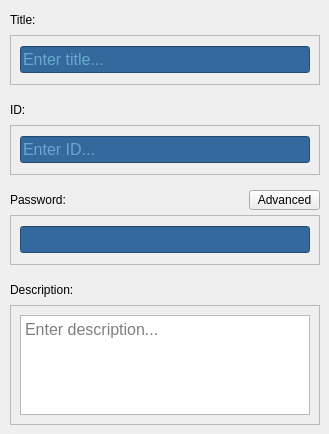
    <widget class="QWidget" name="mainWidget" native="true">
     <property name="sizePolicy">
      <sizepolicy hsizetype="Preferred" vsizetype="Expanding">
       <horstretch>0</horstretch>
       <verstretch>0</verstretch>
      </sizepolicy>
     </property>
     <property name="styleSheet">
      <string notr="true"/>
     </property>
     <widget class="QFrame" name="titleFrame">
      <property name="geometry">
       <rect>
        <x>10</x>
        <y>35</y>
        <width>310</width>
        <height>50</height>
       </rect>
      </property>
      <property name="styleSheet">
       <string notr="true"/>
      </property>
      <property name="frameShape">
       <enum>QFrame::StyledPanel</enum>
      </property>
      <property name="frameShadow">
       <enum>QFrame::Raised</enum>
      </property>
      <layout class="QHBoxLayout" name="horizontalLayout">
       <item>
        <widget class="QLineEdit" name="titleLineEdit">
         <property name="minimumSize">
          <size>
           <width>200</width>
           <height>0</height>
          </size>
         </property>
         <property name="palette">
          <palette>
           <active>
            <colorrole role="WindowText">
             <brush brushstyle="SolidPattern">
              <color alpha="60">
               <red>153</red>
               <green>234</green>
               <blue>255</blue>
              </color>
             </brush>
            </colorrole>
            <colorrole role="Button">
             <brush brushstyle="SolidPattern">
              <color alpha="255">
               <red>52</red>
               <green>105</green>
               <blue>157</blue>
              </color>
             </brush>
            </colorrole>
            <colorrole role="Text">
             <brush brushstyle="SolidPattern">
              <color alpha="60">
               <red>153</red>
               <green>234</green>
               <blue>255</blue>
              </color>
             </brush>
            </colorrole>
            <colorrole role="ButtonText">
             <brush brushstyle="SolidPattern">
              <color alpha="60">
               <red>153</red>
               <green>234</green>
               <blue>255</blue>
              </color>
             </brush>
            </colorrole>
            <colorrole role="Base">
             <brush brushstyle="SolidPattern">
              <color alpha="255">
               <red>52</red>
               <green>105</green>
               <blue>157</blue>
              </color>
             </brush>
            </colorrole>
            <colorrole role="Window">
             <brush brushstyle="SolidPattern">
              <color alpha="255">
               <red>52</red>
               <green>105</green>
               <blue>157</blue>
              </color>
             </brush>
            </colorrole>
            <colorrole role="PlaceholderText">
             <brush brushstyle="SolidPattern">
              <color alpha="128">
               <red>153</red>
               <green>234</green>
               <blue>255</blue>
              </color>
             </brush>
            </colorrole>
           </active>
           <inactive>
            <colorrole role="WindowText">
             <brush brushstyle="SolidPattern">
              <color alpha="60">
               <red>153</red>
               <green>234</green>
               <blue>255</blue>
              </color>
             </brush>
            </colorrole>
            <colorrole role="Button">
             <brush brushstyle="SolidPattern">
              <color alpha="255">
               <red>52</red>
               <green>105</green>
               <blue>157</blue>
              </color>
             </brush>
            </colorrole>
            <colorrole role="Text">
             <brush brushstyle="SolidPattern">
              <color alpha="60">
               <red>153</red>
               <green>234</green>
               <blue>255</blue>
              </color>
             </brush>
            </colorrole>
            <colorrole role="ButtonText">
             <brush brushstyle="SolidPattern">
              <color alpha="60">
               <red>153</red>
               <green>234</green>
               <blue>255</blue>
              </color>
             </brush>
            </colorrole>
            <colorrole role="Base">
             <brush brushstyle="SolidPattern">
              <color alpha="255">
               <red>52</red>
               <green>105</green>
               <blue>157</blue>
              </color>
             </brush>
            </colorrole>
            <colorrole role="Window">
             <brush brushstyle="SolidPattern">
              <color alpha="255">
               <red>52</red>
               <green>105</green>
               <blue>157</blue>
              </color>
             </brush>
            </colorrole>
            <colorrole role="PlaceholderText">
             <brush brushstyle="SolidPattern">
              <color alpha="128">
               <red>153</red>
               <green>234</green>
               <blue>255</blue>
              </color>
             </brush>
            </colorrole>
           </inactive>
           <disabled>
            <colorrole role="WindowText">
             <brush brushstyle="SolidPattern">
              <color alpha="60">
               <red>153</red>
               <green>234</green>
               <blue>255</blue>
              </color>
             </brush>
            </colorrole>
            <colorrole role="Button">
             <brush brushstyle="SolidPattern">
              <color alpha="255">
               <red>52</red>
               <green>105</green>
               <blue>157</blue>
              </color>
             </brush>
            </colorrole>
            <colorrole role="Text">
             <brush brushstyle="SolidPattern">
              <color alpha="60">
               <red>153</red>
               <green>234</green>
               <blue>255</blue>
              </color>
             </brush>
            </colorrole>
            <colorrole role="ButtonText">
             <brush brushstyle="SolidPattern">
              <color alpha="60">
               <red>153</red>
               <green>234</green>
               <blue>255</blue>
              </color>
             </brush>
            </colorrole>
            <colorrole role="Base">
             <brush brushstyle="SolidPattern">
              <color alpha="255">
               <red>52</red>
               <green>105</green>
               <blue>157</blue>
              </color>
             </brush>
            </colorrole>
            <colorrole role="Window">
             <brush brushstyle="SolidPattern">
              <color alpha="255">
               <red>52</red>
               <green>105</green>
               <blue>157</blue>
              </color>
             </brush>
            </colorrole>
            <colorrole role="PlaceholderText">
             <brush brushstyle="SolidPattern">
              <color alpha="128">
               <red>153</red>
               <green>234</green>
               <blue>255</blue>
              </color>
             </brush>
            </colorrole>
           </disabled>
          </palette>
         </property>
         <property name="font">
          <font>
           <family>Segoe UI</family>
           <pointsize>12</pointsize>
          </font>
         </property>
         <property name="styleSheet">
          <string notr="true"/>
         </property>
         <property name="echoMode">
          <enum>QLineEdit::Normal</enum>
         </property>
         <property name="placeholderText">
          <string>Enter title...</string>
         </property>
        </widget>
       </item>
      </layout>
     </widget>
     <widget class="QFrame" name="idFrame">
      <property name="geometry">
       <rect>
        <x>10</x>
        <y>125</y>
        <width>310</width>
        <height>50</height>
       </rect>
      </property>
      <property name="styleSheet">
       <string notr="true"/>
      </property>
      <property name="frameShape">
       <enum>QFrame::StyledPanel</enum>
      </property>
      <property name="frameShadow">
       <enum>QFrame::Raised</enum>
      </property>
      <layout class="QVBoxLayout" name="verticalLayout_3">
       <item>
        <widget class="QLineEdit" name="idLineEdit">
         <property name="minimumSize">
          <size>
           <width>200</width>
           <height>0</height>
          </size>
         </property>
         <property name="palette">
          <palette>
           <active>
            <colorrole role="WindowText">
             <brush brushstyle="SolidPattern">
              <color alpha="60">
               <red>153</red>
               <green>234</green>
               <blue>255</blue>
              </color>
             </brush>
            </colorrole>
            <colorrole role="Button">
             <brush brushstyle="SolidPattern">
              <color alpha="255">
               <red>52</red>
               <green>105</green>
               <blue>157</blue>
              </color>
             </brush>
            </colorrole>
            <colorrole role="Text">
             <brush brushstyle="SolidPattern">
              <color alpha="60">
               <red>153</red>
               <green>234</green>
               <blue>255</blue>
              </color>
             </brush>
            </colorrole>
            <colorrole role="ButtonText">
             <brush brushstyle="SolidPattern">
              <color alpha="60">
               <red>153</red>
               <green>234</green>
               <blue>255</blue>
              </color>
             </brush>
            </colorrole>
            <colorrole role="Base">
             <brush brushstyle="SolidPattern">
              <color alpha="255">
               <red>52</red>
               <green>105</green>
               <blue>157</blue>
              </color>
             </brush>
            </colorrole>
            <colorrole role="Window">
             <brush brushstyle="SolidPattern">
              <color alpha="255">
               <red>52</red>
               <green>105</green>
               <blue>157</blue>
              </color>
             </brush>
            </colorrole>
            <colorrole role="PlaceholderText">
             <brush brushstyle="SolidPattern">
              <color alpha="128">
               <red>153</red>
               <green>234</green>
               <blue>255</blue>
              </color>
             </brush>
            </colorrole>
           </active>
           <inactive>
            <colorrole role="WindowText">
             <brush brushstyle="SolidPattern">
              <color alpha="60">
               <red>153</red>
               <green>234</green>
               <blue>255</blue>
              </color>
             </brush>
            </colorrole>
            <colorrole role="Button">
             <brush brushstyle="SolidPattern">
              <color alpha="255">
               <red>52</red>
               <green>105</green>
               <blue>157</blue>
              </color>
             </brush>
            </colorrole>
            <colorrole role="Text">
             <brush brushstyle="SolidPattern">
              <color alpha="60">
               <red>153</red>
               <green>234</green>
               <blue>255</blue>
              </color>
             </brush>
            </colorrole>
            <colorrole role="ButtonText">
             <brush brushstyle="SolidPattern">
              <color alpha="60">
               <red>153</red>
               <green>234</green>
               <blue>255</blue>
              </color>
             </brush>
            </colorrole>
            <colorrole role="Base">
             <brush brushstyle="SolidPattern">
              <color alpha="255">
               <red>52</red>
               <green>105</green>
               <blue>157</blue>
              </color>
             </brush>
            </colorrole>
            <colorrole role="Window">
             <brush brushstyle="SolidPattern">
              <color alpha="255">
               <red>52</red>
               <green>105</green>
               <blue>157</blue>
              </color>
             </brush>
            </colorrole>
            <colorrole role="PlaceholderText">
             <brush brushstyle="SolidPattern">
              <color alpha="128">
               <red>153</red>
               <green>234</green>
               <blue>255</blue>
              </color>
             </brush>
            </colorrole>
           </inactive>
           <disabled>
            <colorrole role="WindowText">
             <brush brushstyle="SolidPattern">
              <color alpha="60">
               <red>153</red>
               <green>234</green>
               <blue>255</blue>
              </color>
             </brush>
            </colorrole>
            <colorrole role="Button">
             <brush brushstyle="SolidPattern">
              <color alpha="255">
               <red>52</red>
               <green>105</green>
               <blue>157</blue>
              </color>
             </brush>
            </colorrole>
            <colorrole role="Text">
             <brush brushstyle="SolidPattern">
              <color alpha="60">
               <red>153</red>
               <green>234</green>
               <blue>255</blue>
              </color>
             </brush>
            </colorrole>
            <colorrole role="ButtonText">
             <brush brushstyle="SolidPattern">
              <color alpha="60">
               <red>153</red>
               <green>234</green>
               <blue>255</blue>
              </color>
             </brush>
            </colorrole>
            <colorrole role="Base">
             <brush brushstyle="SolidPattern">
              <color alpha="255">
               <red>52</red>
               <green>105</green>
               <blue>157</blue>
              </color>
             </brush>
            </colorrole>
            <colorrole role="Window">
             <brush brushstyle="SolidPattern">
              <color alpha="255">
               <red>52</red>
               <green>105</green>
               <blue>157</blue>
              </color>
             </brush>
            </colorrole>
            <colorrole role="PlaceholderText">
             <brush brushstyle="SolidPattern">
              <color alpha="128">
               <red>153</red>
               <green>234</green>
               <blue>255</blue>
              </color>
             </brush>
            </colorrole>
           </disabled>
          </palette>
         </property>
         <property name="font">
          <font>
           <family>Segoe UI</family>
           <pointsize>12</pointsize>
          </font>
         </property>
         <property name="styleSheet">
          <string notr="true"/>
         </property>
         <property name="echoMode">
          <enum>QLineEdit::Normal</enum>
         </property>
         <property name="placeholderText">
          <string>Enter ID...</string>
         </property>
        </widget>
       </item>
      </layout>
     </widget>
     <widget class="QFrame" name="passwordFrame">
      <property name="geometry">
       <rect>
        <x>10</x>
        <y>215</y>
        <width>310</width>
        <height>50</height>
       </rect>
      </property>
      <property name="styleSheet">
       <string notr="true"/>
      </property>
      <property name="frameShape">
       <enum>QFrame::StyledPanel</enum>
      </property>
      <property name="frameShadow">
       <enum>QFrame::Raised</enum>
      </property>
      <layout class="QHBoxLayout" name="horizontalLayout_3">
       <item>
        <widget class="QLineEdit" name="passwordLineEdit">
         <property name="minimumSize">
          <size>
           <width>200</width>
           <height>0</height>
          </size>
         </property>
         <property name="palette">
          <palette>
           <active>
            <colorrole role="WindowText">
             <brush brushstyle="SolidPattern">
              <color alpha="60">
               <red>153</red>
               <green>234</green>
               <blue>255</blue>
              </color>
             </brush>
            </colorrole>
            <colorrole role="Button">
             <brush brushstyle="SolidPattern">
              <color alpha="255">
               <red>52</red>
               <green>105</green>
               <blue>157</blue>
              </color>
             </brush>
            </colorrole>
            <colorrole role="Text">
             <brush brushstyle="SolidPattern">
              <color alpha="60">
               <red>153</red>
               <green>234</green>
               <blue>255</blue>
              </color>
             </brush>
            </colorrole>
            <colorrole role="ButtonText">
             <brush brushstyle="SolidPattern">
              <color alpha="60">
               <red>153</red>
               <green>234</green>
               <blue>255</blue>
              </color>
             </brush>
            </colorrole>
            <colorrole role="Base">
             <brush brushstyle="SolidPattern">
              <color alpha="255">
               <red>52</red>
               <green>105</green>
               <blue>157</blue>
              </color>
             </brush>
            </colorrole>
            <colorrole role="Window">
             <brush brushstyle="SolidPattern">
              <color alpha="255">
               <red>52</red>
               <green>105</green>
               <blue>157</blue>
              </color>
             </brush>
            </colorrole>
            <colorrole role="PlaceholderText">
             <brush brushstyle="SolidPattern">
              <color alpha="128">
               <red>153</red>
               <green>234</green>
               <blue>255</blue>
              </color>
             </brush>
            </colorrole>
           </active>
           <inactive>
            <colorrole role="WindowText">
             <brush brushstyle="SolidPattern">
              <color alpha="60">
               <red>153</red>
               <green>234</green>
               <blue>255</blue>
              </color>
             </brush>
            </colorrole>
            <colorrole role="Button">
             <brush brushstyle="SolidPattern">
              <color alpha="255">
               <red>52</red>
               <green>105</green>
               <blue>157</blue>
              </color>
             </brush>
            </colorrole>
            <colorrole role="Text">
             <brush brushstyle="SolidPattern">
              <color alpha="60">
               <red>153</red>
               <green>234</green>
               <blue>255</blue>
              </color>
             </brush>
            </colorrole>
            <colorrole role="ButtonText">
             <brush brushstyle="SolidPattern">
              <color alpha="60">
               <red>153</red>
               <green>234</green>
               <blue>255</blue>
              </color>
             </brush>
            </colorrole>
            <colorrole role="Base">
             <brush brushstyle="SolidPattern">
              <color alpha="255">
               <red>52</red>
               <green>105</green>
               <blue>157</blue>
              </color>
             </brush>
            </colorrole>
            <colorrole role="Window">
             <brush brushstyle="SolidPattern">
              <color alpha="255">
               <red>52</red>
               <green>105</green>
               <blue>157</blue>
              </color>
             </brush>
            </colorrole>
            <colorrole role="PlaceholderText">
             <brush brushstyle="SolidPattern">
              <color alpha="128">
               <red>153</red>
               <green>234</green>
               <blue>255</blue>
              </color>
             </brush>
            </colorrole>
           </inactive>
           <disabled>
            <colorrole role="WindowText">
             <brush brushstyle="SolidPattern">
              <color alpha="60">
               <red>153</red>
               <green>234</green>
               <blue>255</blue>
              </color>
             </brush>
            </colorrole>
            <colorrole role="Button">
             <brush brushstyle="SolidPattern">
              <color alpha="255">
               <red>52</red>
               <green>105</green>
               <blue>157</blue>
              </color>
             </brush>
            </colorrole>
            <colorrole role="Text">
             <brush brushstyle="SolidPattern">
              <color alpha="60">
               <red>153</red>
               <green>234</green>
               <blue>255</blue>
              </color>
             </brush>
            </colorrole>
            <colorrole role="ButtonText">
             <brush brushstyle="SolidPattern">
              <color alpha="60">
               <red>153</red>
               <green>234</green>
               <blue>255</blue>
              </color>
             </brush>
            </colorrole>
            <colorrole role="Base">
             <brush brushstyle="SolidPattern">
              <color alpha="255">
               <red>52</red>
               <green>105</green>
               <blue>157</blue>
              </color>
             </brush>
            </colorrole>
            <colorrole role="Window">
             <brush brushstyle="SolidPattern">
              <color alpha="255">
               <red>52</red>
               <green>105</green>
               <blue>157</blue>
              </color>
             </brush>
            </colorrole>
            <colorrole role="PlaceholderText">
             <brush brushstyle="SolidPattern">
              <color alpha="128">
               <red>153</red>
               <green>234</green>
               <blue>255</blue>
              </color>
             </brush>
            </colorrole>
           </disabled>
          </palette>
         </property>
         <property name="font">
          <font>
           <family>Segoe UI</family>
           <pointsize>12</pointsize>
          </font>
         </property>
         <property name="styleSheet">
          <string notr="true"/>
         </property>
         <property name="echoMode">
          <enum>QLineEdit::Normal</enum>
         </property>
         <property name="placeholderText">
          <string/>
         </property>
        </widget>
       </item>
      </layout>
     </widget>
     <widget class="QFrame" name="descriptionFrame">
      <property name="geometry">
       <rect>
        <x>10</x>
        <y>305</y>
        <width>310</width>
        <height>120</height>
       </rect>
      </property>
      <property name="sizePolicy">
       <sizepolicy hsizetype="Preferred" vsizetype="Expanding">
        <horstretch>0</horstretch>
        <verstretch>0</verstretch>
       </sizepolicy>
      </property>
      <property name="styleSheet">
       <string notr="true"/>
      </property>
      <property name="frameShape">
       <enum>QFrame::StyledPanel</enum>
      </property>
      <property name="frameShadow">
       <enum>QFrame::Raised</enum>
      </property>
      <layout class="QVBoxLayout" name="verticalLayout_2">
       <item>
        <widget class="QTextEdit" name="descriptionTextEdit">
         <property name="sizePolicy">
          <sizepolicy hsizetype="Expanding" vsizetype="Expanding">
           <horstretch>0</horstretch>
           <verstretch>0</verstretch>
          </sizepolicy>
         </property>
         <property name="font">
          <font>
           <family>Segoe UI</family>
           <pointsize>12</pointsize>
          </font>
         </property>
         <property name="styleSheet">
          <string notr="true"/>
         </property>
         <property name="verticalScrollBarPolicy">
          <enum>Qt::ScrollBarAlwaysOff</enum>
         </property>
         <property name="horizontalScrollBarPolicy">
          <enum>Qt::ScrollBarAlwaysOff</enum>
         </property>
         <property name="sizeAdjustPolicy">
          <enum>QAbstractScrollArea::AdjustToContents</enum>
         </property>
         <property name="placeholderText">
          <string>Enter description...</string>
         </property>
        </widget>
       </item>
      </layout>
     </widget>
     <widget class="QLabel" name="titleLabel">
      <property name="geometry">
       <rect>
        <x>10</x>
        <y>10</y>
        <width>100</width>
        <height>20</height>
       </rect>
      </property>
      <property name="text">
       <string>Title:</string>
      </property>
     </widget>
     <widget class="QLabel" name="idLabel">
      <property name="geometry">
       <rect>
        <x>10</x>
        <y>100</y>
        <width>100</width>
        <height>20</height>
       </rect>
      </property>
      <property name="text">
       <string>ID:</string>
      </property>
     </widget>
     <widget class="QLabel" name="passwordLabel">
      <property name="geometry">
       <rect>
        <x>10</x>
        <y>190</y>
        <width>100</width>
        <height>20</height>
       </rect>
      </property>
      <property name="styleSheet">
       <string notr="true"/>
      </property>
      <property name="text">
       <string>Password:</string>
      </property>
     </widget>
     <widget class="QLabel" name="descriptionLabel">
      <property name="geometry">
       <rect>
        <x>10</x>
        <y>280</y>
        <width>100</width>
        <height>20</height>
       </rect>
      </property>
      <property name="text">
       <string>Description:</string>
      </property>
     </widget>
     <widget class="QPushButton" name="advancedButton">
      <property name="geometry">
       <rect>
        <x>249</x>
        <y>190</y>
        <width>71</width>
        <height>20</height>
       </rect>
      </property>
      <property name="styleSheet">
       <string notr="true"/>
      </property>
      <property name="text">
       <string>Advanced</string>
      </property>
     </widget>
     <widget class="QFrame" name="advancedFrame">
      <property name="geometry">
       <rect>
        <x>10</x>
        <y>229</y>
        <width>310</width>
        <height>0</height>
       </rect>
      </property>
      <property name="styleSheet">
       <string notr="true"/>
      </property>
      <property name="frameShape">
       <enum>QFrame::StyledPanel</enum>
      </property>
      <property name="frameShadow">
       <enum>QFrame::Raised</enum>
      </property>
      <widget class="QPushButton" name="upperButton">
       <property name="geometry">
        <rect>
         <x>40</x>
         <y>80</y>
         <width>111</width>
         <height>25</height>
        </rect>
       </property>
       <property name="sizePolicy">
        <sizepolicy hsizetype="Minimum" vsizetype="Fixed">
         <horstretch>0</horstretch>
         <verstretch>0</verstretch>
        </sizepolicy>
       </property>
       <property name="minimumSize">
        <size>
         <width>0</width>
         <height>0</height>
        </size>
       </property>
       <property name="maximumSize">
        <size>
         <width>16777215</width>
         <height>16777215</height>
        </size>
       </property>
       <property name="font">
        <font>
         <family>Segoe UI</family>
         <pointsize>9</pointsize>
         <weight>50</weight>
         <italic>false</italic>
         <bold>false</bold>
        </font>
       </property>
       <property name="styleSheet">
        <string notr="true"/>
       </property>
       <property name="text">
        <string>Uppercase</string>
       </property>
      </widget>
      <widget class="QPushButton" name="regenerateButton">
       <property name="geometry">
        <rect>
         <x>105</x>
         <y>155</y>
         <width>100</width>
         <height>30</height>
        </rect>
       </property>
       <property name="sizePolicy">
        <sizepolicy hsizetype="Minimum" vsizetype="Fixed">
         <horstretch>0</horstretch>
         <verstretch>0</verstretch>
        </sizepolicy>
       </property>
       <property name="minimumSize">
        <size>
         <width>100</width>
         <height>30</height>
        </size>
       </property>
       <property name="maximumSize">
        <size>
         <width>100</width>
         <height>30</height>
        </size>
       </property>
       <property name="font">
        <font>
         <family>Segoe UI</family>
         <pointsize>9</pointsize>
         <weight>50</weight>
         <italic>false</italic>
         <bold>false</bold>
        </font>
       </property>
       <property name="styleSheet">
        <string notr="true">QPushButton{
	border-radius: 15px;
	border: 2px solid #99EAFF;
	color: rgb(153, 234, 255);
	background-color: rgb(57, 73, 94);
}

QPushButton:hover{
	border: 2px solid #c9f4ff;
	color: #c9f4ff;
}

QPushButton:pressed{
	border: 2px solid #99EAFF;
	color: rgb(153, 234, 255);
}</string>
       </property>
       <property name="text">
        <string>Re-generate</string>
       </property>
      </widget>
      <widget class="QPushButton" name="numbersButton">
       <property name="geometry">
        <rect>
         <x>40</x>
         <y>115</y>
         <width>111</width>
         <height>25</height>
        </rect>
       </property>
       <property name="sizePolicy">
        <sizepolicy hsizetype="Minimum" vsizetype="Fixed">
         <horstretch>0</horstretch>
         <verstretch>0</verstretch>
        </sizepolicy>
       </property>
       <property name="minimumSize">
        <size>
         <width>0</width>
         <height>0</height>
        </size>
       </property>
       <property name="maximumSize">
        <size>
         <width>16777215</width>
         <height>16777215</height>
        </size>
       </property>
       <property name="font">
        <font>
         <family>Segoe UI</family>
         <pointsize>9</pointsize>
         <weight>50</weight>
         <italic>false</italic>
         <bold>false</bold>
        </font>
       </property>
       <property name="styleSheet">
        <string notr="true"/>
       </property>
       <property name="text">
        <string>Numbers</string>
       </property>
      </widget>
      <widget class="QPushButton" name="symbolsButton">
       <property name="geometry">
        <rect>
         <x>159</x>
         <y>115</y>
         <width>111</width>
         <height>25</height>
        </rect>
       </property>
       <property name="sizePolicy">
        <sizepolicy hsizetype="Minimum" vsizetype="Fixed">
         <horstretch>0</horstretch>
         <verstretch>0</verstretch>
        </sizepolicy>
       </property>
       <property name="minimumSize">
        <size>
         <width>0</width>
         <height>0</height>
        </size>
       </property>
       <property name="maximumSize">
        <size>
         <width>16777215</width>
         <height>16777215</height>
        </size>
       </property>
       <property name="font">
        <font>
         <family>Segoe UI</family>
         <pointsize>9</pointsize>
         <weight>50</weight>
         <italic>false</italic>
         <bold>false</bold>
        </font>
       </property>
       <property name="styleSheet">
        <string notr="true"/>
       </property>
       <property name="text">
        <string>Symbols</string>
       </property>
      </widget>
      <widget class="QPushButton" name="lowerButton">
       <property name="geometry">
        <rect>
         <x>159</x>
         <y>80</y>
         <width>111</width>
         <height>25</height>
        </rect>
       </property>
       <property name="sizePolicy">
        <sizepolicy hsizetype="Minimum" vsizetype="Fixed">
         <horstretch>0</horstretch>
         <verstretch>0</verstretch>
        </sizepolicy>
       </property>
       <property name="minimumSize">
        <size>
         <width>0</width>
         <height>0</height>
        </size>
       </property>
       <property name="maximumSize">
        <size>
         <width>16777215</width>
         <height>16777215</height>
        </size>
       </property>
       <property name="font">
        <font>
         <family>Segoe UI</family>
         <pointsize>9</pointsize>
         <weight>50</weight>
         <italic>false</italic>
         <bold>false</bold>
        </font>
       </property>
       <property name="styleSheet">
        <string notr="true"/>
       </property>
       <property name="text">
        <string>Lowercase</string>
       </property>
      </widget>
      <widget class="QLabel" name="lengthLabel">
       <property name="geometry">
        <rect>
         <x>40</x>
         <y>45</y>
         <width>51</width>
         <height>25</height>
        </rect>
       </property>
       <property name="text">
        <string>Length:</string>
       </property>
      </widget>
      <widget class="QLineEdit" name="lengthLineEdit">
       <property name="geometry">
        <rect>
         <x>100</x>
         <y>45</y>
         <width>191</width>
         <height>25</height>
        </rect>
       </property>
       <property name="styleSheet">
        <string notr="true">background-color: rgb(57, 73, 94);
border: 1px solid #34699D;
border-radius: 12px;
padding-right: 4px;</string>
       </property>
       <property name="text">
        <string>20</string>
       </property>
       <property name="alignment">
        <set>Qt::AlignRight|Qt::AlignTrailing|Qt::AlignVCenter</set>
       </property>
       <property name="placeholderText">
        <string/>
       </property>
      </widget>
      <widget class="QPushButton" name="shrinkButton">
       <property name="geometry">
        <rect>
         <x>280</x>
         <y>175</y>
         <width>21</width>
         <height>21</height>
        </rect>
       </property>
       <property name="styleSheet">
        <string notr="true">background-color: rgba(57, 73, 94, 0);</string>
       </property>
       <property name="text">
        <string/>
       </property>
       <property name="icon">
        <iconset resource="resources.qrc">
         <normaloff>:/icons/icons/chevron-up.svg</normaloff>:/icons/icons/chevron-up.svg</iconset>
       </property>
      </widget>
     </widget>
     <zorder>titleFrame</zorder>
     <zorder>idFrame</zorder>
     <zorder>descriptionFrame</zorder>
     <zorder>titleLabel</zorder>
     <zorder>idLabel</zorder>
     <zorder>passwordLabel</zorder>
     <zorder>descriptionLabel</zorder>
     <zorder>advancedButton</zorder>
     <zorder>advancedFrame</zorder>
     <zorder>passwordFrame</zorder>
    </widget>
